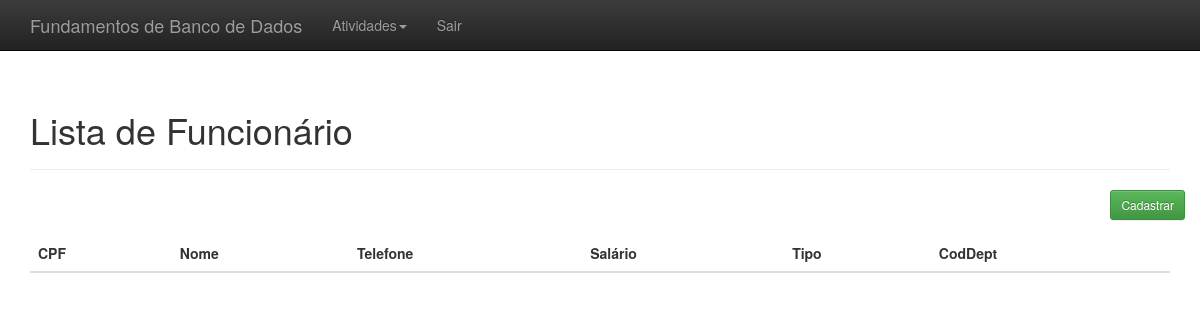
Before: /index.php?link=10 with the older database file.
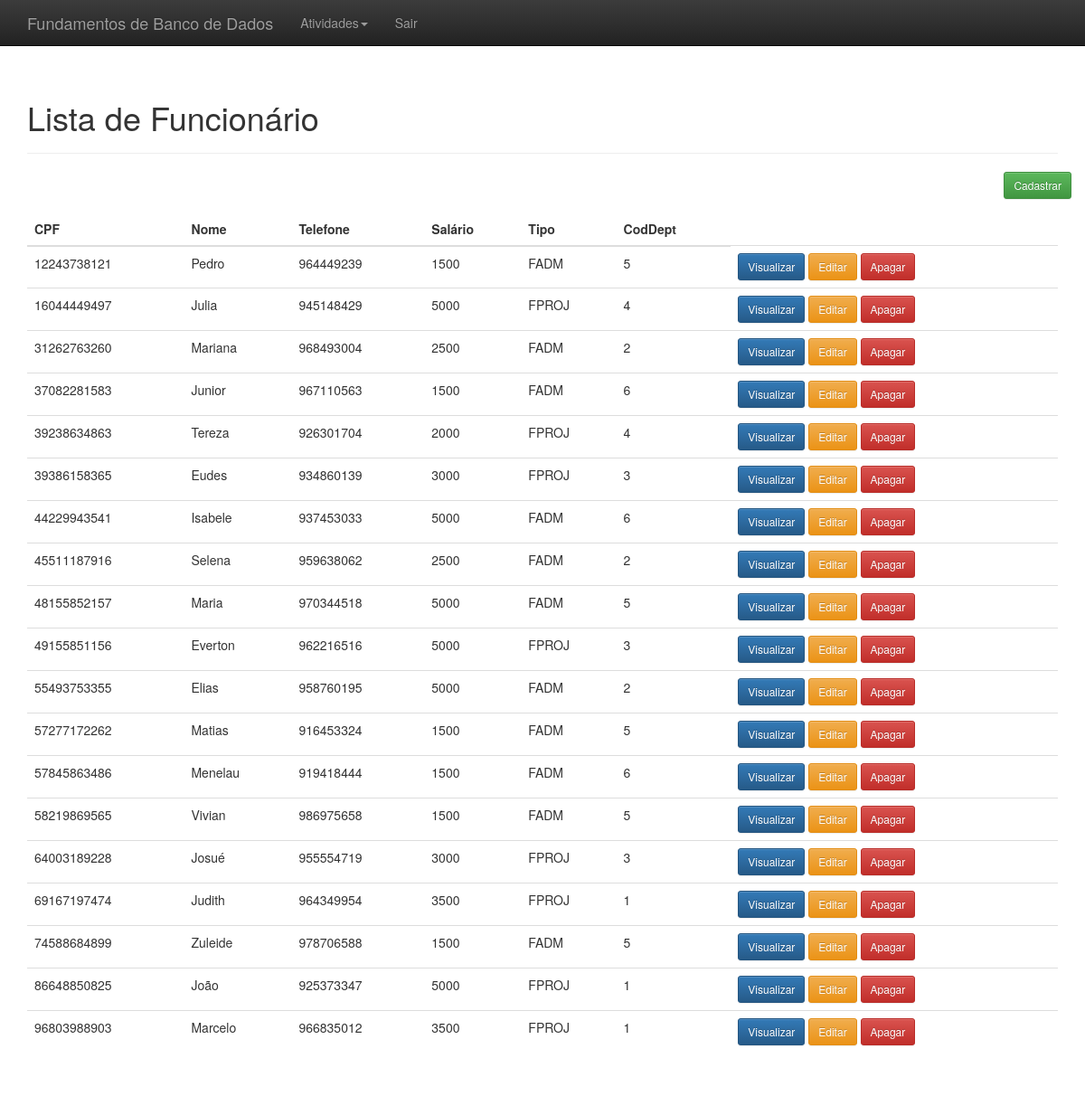
After: the same page with the newer database file.
### tables this page shows
CREATE TABLE Funcionario(
	CPF VARCHAR(11) ,
    Nome VARCHAR(100),
    Telefone VARCHAR(20),
    Salario FLOAT,
    Tipo VARCHAR(30),
    CodDept INT
    );

### listar_funcionario.php (the view, shortened to what this page needs)
<?php
    include "conexao.php";
	$resultado=mysqli_query($conectar,"SELECT * FROM funcionario ORDER BY CPF");
?>
<div class="container theme-showcase" role="main">
  <div class="page-header">
	<h1>Lista de Funcionário</h1>
  </div>
  <div class="row espaco">
	<div class="pull-right">
		<a href="index.php?link=3"<button type='button' class='btn btn-sm btn-success'>Cadastrar</button></a>
	</div>
  </div>
  <div class="row">
	<div class="col-md-12">
	  <table class="table">
		<thead>
		  <tr>
			<th>CPF</th>
			<th>Nome</th>
			<th>Telefone</th>
			<th>Salário</th>
			<th>Tipo</th>
			<th>CodDept</th>
		  </tr>
		</thead>
		<tbody>
			<?php
				while($linhas = mysqli_fetch_array($resultado)){
					echo "<tr>";
						echo "<td>".$linhas['CPF']."</td>";
						echo "<td>".$linhas['Nome']."</td>";
						echo "<td>".$linhas['Telefone']."</td>";
						echo "<td>".$linhas['Salario']."</td>";
						echo "<td>".$linhas['Tipo']."</td>";
                        echo "<td>".$linhas['CodDept']."</td>";
						?>
						<td>
						<a href='index.php?link=5&id=<?php echo $linhas['id']; ?>'><button type='button' class='btn btn-sm btn-primary'>Visualizar</button></a>
						<a href='index.php?link=12&CPF=<?php echo $linhas['CPF']; ?>'><button type='button' class='btn btn-sm btn-warning'>Editar</button></a>
						<a href='processa/proc_apagar_funcionario.php?CPF=<?php echo $linhas['CPF']; ?>'><button type='button' class='btn btn-sm btn-danger'>Apagar</button></a>
						<?php
					echo "</tr>";
				}
			?>
		</tbody>
	  </table>
	</div>
  </div>
</div>

Changed rows visible on the page:
added funcionario: CPF "12243738121", Nome "Pedro", Telefone "964449239", Salario "1500", Tipo "FADM", CodDept "5"
added funcionario: CPF "16044449497", Nome "Julia", Telefone "945148429", Salario "5000", Tipo "FPROJ", CodDept "4"
added funcionario: CPF "31262763260", Nome "Mariana", Telefone "968493004", Salario "2500", Tipo "FADM", CodDept "2"
added funcionario: CPF "37082281583", Nome "Junior", Telefone "967110563", Salario "1500", Tipo "FADM", CodDept "6"
added funcionario: CPF "39238634863", Nome "Tereza", Telefone "926301704", Salario "2000", Tipo "FPROJ", CodDept "4"
added funcionario: CPF "39386158365", Nome "Eudes", Telefone "934860139", Salario "3000", Tipo "FPROJ", CodDept "3"
added funcionario: CPF "44229943541", Nome "Isabele", Telefone "937453033", Salario "5000", Tipo "FADM", CodDept "6"
added funcionario: CPF "45511187916", Nome "Selena", Telefone "959638062", Salario "2500", Tipo "FADM", CodDept "2"
added funcionario: CPF "48155852157", Nome "Maria", Telefone "970344518", Salario "5000", Tipo "FADM", CodDept "5"
added funcionario: CPF "49155851156", Nome "Everton", Telefone "962216516", Salario "5000", Tipo "FPROJ", CodDept "3"
added funcionario: CPF "55493753355", Nome "Elias", Telefone "958760195", Salario "5000", Tipo "FADM", CodDept "2"
added funcionario: CPF "57277172262", Nome "Matias", Telefone "916453324", Salario "1500", Tipo "FADM", CodDept "5"
added funcionario: CPF "57845863486", Nome "Menelau", Telefone "919418444", Salario "1500", Tipo "FADM", CodDept "6"
added funcionario: CPF "58219869565", Nome "Vivian", Telefone "986975658", Salario "1500", Tipo "FADM", CodDept "5"
added funcionario: CPF "64003189228", Nome "Josué", Telefone "955554719", Salario "3000", Tipo "FPROJ", CodDept "3"
added funcionario: CPF "69167197474", Nome "Judith", Telefone "964349954", Salario "3500", Tipo "FPROJ", CodDept "1"
added funcionario: CPF "74588684899", Nome "Zuleide", Telefone "978706588", Salario "1500", Tipo "FADM", CodDept "5"
added funcionario: CPF "86648850825", Nome "João", Telefone "925373347", Salario "5000", Tipo "FPROJ", CodDept "1"
added funcionario: CPF "96803988903", Nome "Marcelo", Telefone "966835012", Salario "3500", Tipo "FPROJ", CodDept "1"
